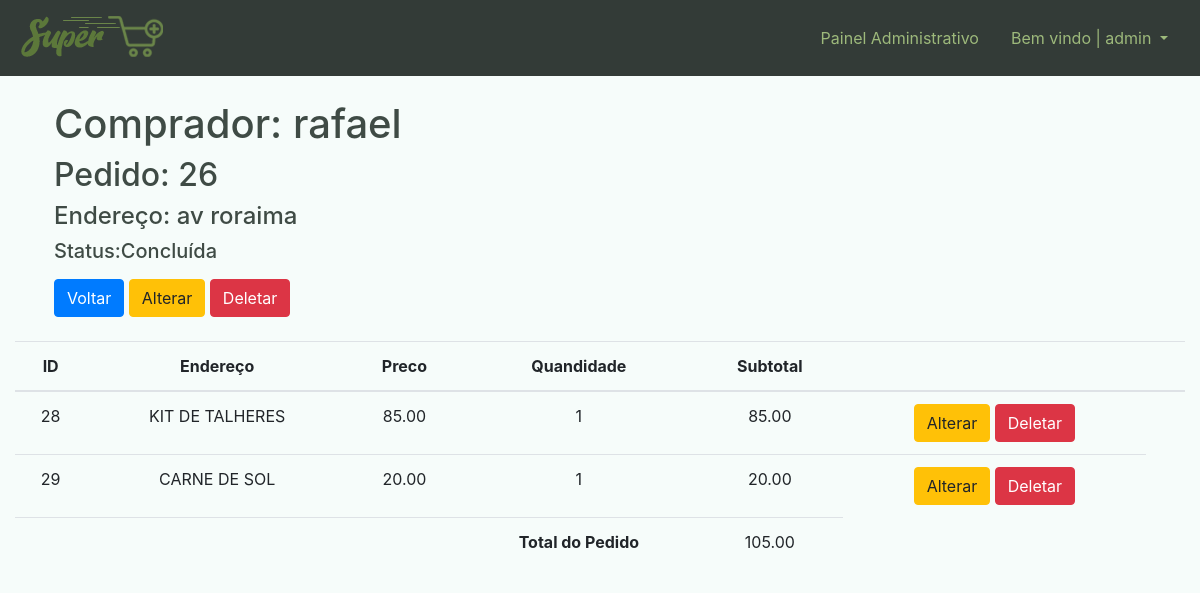
Screenshot of /dashboard/pedidos/detalhe/26 (signed in) with the database file from the repository.
### pedido/models.py (models this page shows, shortened)
class Pedido(models.Model):
    cliente = models.CharField(max_length=100, blank=False,verbose_name='Cliente')
    endereco = models.CharField(max_length=100, blank=False,verbose_name='Endereço')
    pago = models.BooleanField(auto_created=True, default=True, verbose_name='Pago')
    def get_total_pedido(self):
        return sum(pedido.get_total_preco() for pedido in self.pedidos.all())

class ItemPedido(models.Model):
    pedido = models.ForeignKey(Pedido,related_name='pedidos',on_delete=models.CASCADE, verbose_name='Pedido')
    produto = models.ForeignKey(Produto, on_delete=models.CASCADE, verbose_name='Produto')
    preco = models.DecimalField(max_digits=10, decimal_places=2, verbose_name='Preço')
    quantidade = models.PositiveIntegerField(validators=[MinValueValidator(1), MaxValueValidator(100),])
    def get_total_preco(self):
        return self.preco * self.quantidade

### dashboard/models.py (models this page shows)
class Produto(models.Model):
    categoria = models.ForeignKey(Categoria, on_delete=models.CASCADE, verbose_name='Categoria')
    nome = models.CharField(max_length=150, unique=True, blank=False, null=False, verbose_name='Produto')
    quantidade = models.IntegerField(blank=False, null=False, verbose_name='Quantidade')
    valor_pago = models.DecimalField(max_digits=6, decimal_places=2, blank=False, null=False,verbose_name='Valor Pago')
    preco_medio = models.DecimalField(default=0.00, max_digits=5, decimal_places=2, blank=False, null=False,verbose_name='Preço de Venda',editable=False)
    data_criada = models.DateTimeField(auto_now_add=True, verbose_name='Criado')
    data_modificacao = models.DateTimeField(auto_now=True,verbose_name='Modificado')
    status = models.BooleanField(default=True, auto_created=True)
    def __str__(self):
        return self.nome

### dashboard/views.py (the view)
# urls.py: path('pedidos/detalhe/<int:id>', pedido_detalhe, name='pedido_detalhe'),
@login_required()
@permission_required(perm='foo.view_bar', login_url='dash_index',raise_exception=True)
def pedido_detalhe(request, id):
    contexto = {}
    pedido = get_object_or_404(Pedido, id=id)
    pedido_itens = ItemPedido.objects.filter(pedido=pedido.id)
    contexto['pedido'] = pedido
    contexto['itens'] = pedido_itens
    return render(request, 'dashboard/pedidos/dash_pedido_detalhe.html', contexto)

### dashboard/templates/dashboard/pedidos/dash_pedido_detalhe.html (shortened to what this page needs)
{% extends 'base.html' %}
{% block navbar %}
{% include 'parciais/_dash_header.html' %}
{% endblock %}
{% block main %}
<div class="container-fluid">
    <div class="row ml-4">
        <div class="col-12 mt-4">
            <div class="row">
                <div class="col-12">
                    <h1>Comprador: {{pedido.cliente}}</h1>
                </div>
                <div class="col mb-2">
                    <h2>Pedido: {{pedido.id}}</h2>
                    <h4>Endereço: {{pedido.endereco}} </h4>
                    <h5>Status:{% if pedido.pago == True %}Concluída{% else %}Pendente{% endif %}</h5>
                </div>
            </div>
        </div>
        <div class="col-12">
            <a href="{% url 'pedidos_list' %}" class="btn btn-primary">Voltar</a>
            <a href="{% url 'pedido_update' pedido.id %}" class="btn btn-warning">Alterar</a>
            <a href="{% url 'pedido_del' pedido.id %}" class="btn btn-danger">Deletar</a>
        </div>
    </div>
</div>
<br>
<div class="container-fluid">
    <table class="table">
        <thead>
            <tr style="text-align: center; vertical-align: middle;">
                <th >ID</th>
                <th>Endereço</th>
                <th>Preco</th>
                <th>Quandidade</th>
                <th>Subtotal</th>
                <th></th>
                <th></th>
            </tr>
        </thead>
        <tbody>
            {% for item in itens %}
                <tr style="text-align: center; vertical-align: middle;">
                    <td >{{item.id}}</td>
                    <td >{{item.produto}}</td>
                    <td >{{item.preco}}</td>
                    <td >{{item.quantidade}}</td>
                    <td >{{item.get_total_preco}}</td>
                    <td >
                        <a href="{% url 'item_update' item.id %}" class="btn btn-warning">Alterar</a>
                        <a href="{% url 'item_del' item.id %}" class="btn btn-danger">Deletar</a>
                    </td>
                </tr>
            {% endfor %}
                <tr style="text-align: center; vertical-align: middle;">
                    <td></td>
                    <td></td>
                    <td></td>
                    <td><strong>Total do Pedido</strong></td>
                    <td>{{pedido.get_total_pedido}}</td>
                </tr>
        </tbody>
    </table>
</div>
{% endblock %}

### templates/parciais/_dash_header.html (shortened to what this page needs)
{% load static %}
<nav class="navbar navbar-expand-lg navbar navbar-dark bg-dark2">
    <a class="navbar-brand" href="{% url 'super_index' %}"><img src="{% static 'img/logo.png' %}" alt="SuperMais"></a>
    <div class="collapse navbar-collapse" id="navbarSupportedContent">
        <span class="navbar-text">
            <a class="nav-link" href="{% url 'dash_index' %}">Painel Administrativo</a>
        </span>
        <span class="navbar-text">
            <div class="dropdown text-dash">
                <a class="nav-link dropdown-toggle " href="" id="navbarDropdown" role="button" data-toggle="dropdown"
                    aria-haspopup="true" aria-expanded="false">
                    Bem vindo | {{user}}
                </a>
            </div>
        </span>
    </div>
</nav>

### templates/static/css/style.css (style rules this page uses)
body { background-color: #f6fcfa !important; }
h1,h2,h3,h4,h5,h6 { color: #3f4b45 !important; }
.bg-dark2 { background-color: #333b37 !important; }
.nav-link { color: rgb(157 185 123) !important; }
.text-dash a { color: #9db97b !important; }

### rows the page displays
Pedido: cliente "rafael", id "26", endereco "av roraima", get_total_pedido "105.00"
ItemPedido: id "28", produto "KIT DE TALHERES", preco "85.00", quantidade "1", get_total_preco "85.00"
ItemPedido: id "29", produto "CARNE DE SOL", preco "20.00", quantidade "1", get_total_preco "20.00"

### other values shown
{{ user }} "admin"
